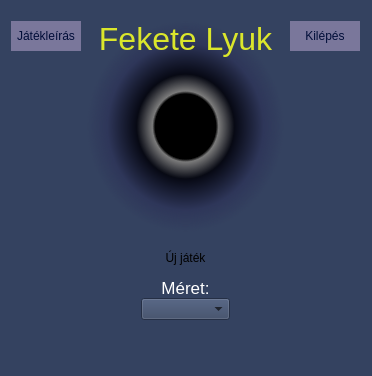
<?xml version="1.0" encoding="UTF-8"?>
<ui version="4.0">
 <class>MainWindow</class>
 <widget class="QWidget" name="MainWindow">
  <property name="geometry">
   <rect>
    <x>0</x>
    <y>0</y>
    <width>372</width>
    <height>376</height>
   </rect>
  </property>
  <property name="minimumSize">
   <size>
    <width>372</width>
    <height>376</height>
   </size>
  </property>
  <property name="maximumSize">
   <size>
    <width>372</width>
    <height>376</height>
   </size>
  </property>
  <property name="windowTitle">
   <string>Feketelyuk - Főmenü</string>
  </property>
  <property name="autoFillBackground">
   <bool>false</bool>
  </property>
  <property name="styleSheet">
   <string notr="true">background-color: rgb(52, 66, 96);</string>
  </property>
  <widget class="QWidget" name="verticalLayoutWidget">
   <property name="geometry">
    <rect>
     <x>0</x>
     <y>10</y>
     <width>371</width>
     <height>361</height>
    </rect>
   </property>
   <layout class="QVBoxLayout" name="MainLayout">
    <item>
     <layout class="QHBoxLayout" name="horizontalLayout" stretch="0,0,0">
      <property name="bottomMargin">
       <number>0</number>
      </property>
      <item alignment="Qt::AlignTop">
       <widget class="QPushButton" name="InfoButton">
        <property name="sizePolicy">
         <sizepolicy hsizetype="Maximum" vsizetype="Fixed">
          <horstretch>0</horstretch>
          <verstretch>0</verstretch>
         </sizepolicy>
        </property>
        <property name="minimumSize">
         <size>
          <width>70</width>
          <height>30</height>
         </size>
        </property>
        <property name="font">
         <font>
          <kerning>true</kerning>
         </font>
        </property>
        <property name="cursor">
         <cursorShape>WhatsThisCursor</cursorShape>
        </property>
        <property name="autoFillBackground">
         <bool>false</bool>
        </property>
        <property name="styleSheet">
         <string notr="true">border: 1px solid rgb(122, 119, 155);
background-color: rgb(122, 119, 155);
color: rgb(0, 13, 56);</string>
        </property>
        <property name="text">
         <string>Játékleírás</string>
        </property>
        <property name="default">
         <bool>false</bool>
        </property>
        <property name="flat">
         <bool>true</bool>
        </property>
       </widget>
      </item>
      <item>
       <widget class="QLabel" name="GameTitle">
        <property name="font">
         <font>
          <family>Liberation Sans</family>
          <pointsize>24</pointsize>
          <weight>9</weight>
          <italic>false</italic>
          <bold>false</bold>
         </font>
        </property>
        <property name="mouseTracking">
         <bool>false</bool>
        </property>
        <property name="acceptDrops">
         <bool>false</bool>
        </property>
        <property name="styleSheet">
         <string notr="true">color: rgb(219, 230, 43);
font: 75 24pt &quot;Liberation Sans&quot;;

background-color:qradialgradient(spread:pad, cx:0.5, cy:0.5, radius:0.5, fx:0.5, fy:0.5, stop:0.309091 rgba(0, 0, 0, 255), stop:0.336364 rgba(122, 122, 122, 255), stop:0.495514 rgba(8, 10, 20, 255), stop:0.504819 rgba(8, 10, 22, 255), stop:0.79 rgba(46, 54, 89, 255), stop:1 rgba(50, 48, 78, 0))</string>
        </property>
        <property name="frameShadow">
         <enum>QFrame::Plain</enum>
        </property>
        <property name="lineWidth">
         <number>1</number>
        </property>
        <property name="text">
         <string>Fekete Lyuk</string>
        </property>
        <property name="textFormat">
         <enum>Qt::AutoText</enum>
        </property>
        <property name="alignment">
         <set>Qt::AlignHCenter|Qt::AlignTop</set>
        </property>
        <property name="wordWrap">
         <bool>false</bool>
        </property>
       </widget>
      </item>
      <item alignment="Qt::AlignTop">
       <widget class="QPushButton" name="quitButton">
        <property name="sizePolicy">
         <sizepolicy hsizetype="Maximum" vsizetype="Fixed">
          <horstretch>0</horstretch>
          <verstretch>0</verstretch>
         </sizepolicy>
        </property>
        <property name="minimumSize">
         <size>
          <width>70</width>
          <height>30</height>
         </size>
        </property>
        <property name="font">
         <font>
          <kerning>true</kerning>
         </font>
        </property>
        <property name="cursor">
         <cursorShape>ArrowCursor</cursorShape>
        </property>
        <property name="autoFillBackground">
         <bool>false</bool>
        </property>
        <property name="styleSheet">
         <string notr="true">border: 1px solid rgb(122, 119, 155);
background-color: rgb(122, 119, 155);
color: rgb(0, 13, 56);</string>
        </property>
        <property name="text">
         <string>Kilépés</string>
        </property>
        <property name="default">
         <bool>false</bool>
        </property>
        <property name="flat">
         <bool>true</bool>
        </property>
       </widget>
      </item>
     </layout>
    </item>
    <item>
     <layout class="QVBoxLayout" name="NewGameLayout">
      <property name="spacing">
       <number>0</number>
      </property>
      <property name="leftMargin">
       <number>130</number>
      </property>
      <property name="rightMargin">
       <number>130</number>
      </property>
      <item>
       <widget class="QPushButton" name="NewGameButton">
        <property name="enabled">
         <bool>true</bool>
        </property>
        <property name="sizePolicy">
         <sizepolicy hsizetype="Minimum" vsizetype="Maximum">
          <horstretch>0</horstretch>
          <verstretch>0</verstretch>
         </sizepolicy>
        </property>
        <property name="minimumSize">
         <size>
          <width>0</width>
          <height>40</height>
         </size>
        </property>
        <property name="autoFillBackground">
         <bool>false</bool>
        </property>
        <property name="styleSheet">
         <string notr="true">#NewGameButton[enabled=true]{
border: 2px solid rgb(36, 33, 108);
background-color: rgb(58, 54, 123);
color:rgb(231, 231, 231)
}

#NewGameButton[enabled=false]{
border: 2px solid rgb(36, 33, 58);
background-color: rgb(58, 54, 73);
color:rgb(131, 131, 131)
}
</string>
        </property>
        <property name="text">
         <string>Új játék</string>
        </property>
        <property name="flat">
         <bool>true</bool>
        </property>
       </widget>
      </item>
      <item>
       <widget class="QLabel" name="NewGameLabel">
        <property name="sizePolicy">
         <sizepolicy hsizetype="Preferred" vsizetype="Maximum">
          <horstretch>0</horstretch>
          <verstretch>0</verstretch>
         </sizepolicy>
        </property>
        <property name="font">
         <font>
          <pointsize>13</pointsize>
          <underline>false</underline>
         </font>
        </property>
        <property name="autoFillBackground">
         <bool>false</bool>
        </property>
        <property name="styleSheet">
         <string notr="true">color: white;</string>
        </property>
        <property name="text">
         <string>Méret:</string>
        </property>
        <property name="alignment">
         <set>Qt::AlignBottom|Qt::AlignHCenter</set>
        </property>
        <property name="margin">
         <number>0</number>
        </property>
       </widget>
      </item>
      <item>
       <widget class="QComboBox" name="SizePicker">
        <property name="palette">
         <palette>
          <active>
           <colorrole role="WindowText">
            <brush brushstyle="SolidPattern">
             <color alpha="255">
              <red>0</red>
              <green>0</green>
              <blue>0</blue>
             </color>
            </brush>
           </colorrole>
           <colorrole role="Button">
            <brush brushstyle="SolidPattern">
             <color alpha="255">
              <red>52</red>
              <green>66</green>
              <blue>96</blue>
             </color>
            </brush>
           </colorrole>
           <colorrole role="Light">
            <brush brushstyle="SolidPattern">
             <color alpha="255">
              <red>255</red>
              <green>255</green>
              <blue>255</blue>
             </color>
            </brush>
           </colorrole>
           <colorrole role="Midlight">
            <brush brushstyle="SolidPattern">
             <color alpha="255">
              <red>233</red>
              <green>233</green>
              <blue>233</blue>
             </color>
            </brush>
           </colorrole>
           <colorrole role="Dark">
            <brush brushstyle="SolidPattern">
             <color alpha="255">
              <red>105</red>
              <green>105</green>
              <blue>105</blue>
             </color>
            </brush>
           </colorrole>
           <colorrole role="Mid">
            <brush brushstyle="SolidPattern">
             <color alpha="255">
              <red>141</red>
              <green>141</green>
              <blue>141</blue>
             </color>
            </brush>
           </colorrole>
           <colorrole role="Text">
            <brush brushstyle="SolidPattern">
             <color alpha="255">
              <red>0</red>
              <green>0</green>
              <blue>0</blue>
             </color>
            </brush>
           </colorrole>
           <colorrole role="BrightText">
            <brush brushstyle="SolidPattern">
             <color alpha="255">
              <red>255</red>
              <green>255</green>
              <blue>255</blue>
             </color>
            </brush>
           </colorrole>
           <colorrole role="ButtonText">
            <brush brushstyle="SolidPattern">
             <color alpha="255">
              <red>0</red>
              <green>0</green>
              <blue>0</blue>
             </color>
            </brush>
           </colorrole>
           <colorrole role="Base">
            <brush brushstyle="SolidPattern">
             <color alpha="255">
              <red>52</red>
              <green>66</green>
              <blue>96</blue>
             </color>
            </brush>
           </colorrole>
           <colorrole role="Window">
            <brush brushstyle="SolidPattern">
             <color alpha="255">
              <red>52</red>
              <green>66</green>
              <blue>96</blue>
             </color>
            </brush>
           </colorrole>
           <colorrole role="Shadow">
            <brush brushstyle="SolidPattern">
             <color alpha="255">
              <red>0</red>
              <green>0</green>
              <blue>0</blue>
             </color>
            </brush>
           </colorrole>
           <colorrole role="AlternateBase">
            <brush brushstyle="SolidPattern">
             <color alpha="255">
              <red>233</red>
              <green>233</green>
              <blue>233</blue>
             </color>
            </brush>
           </colorrole>
           <colorrole role="ToolTipBase">
            <brush brushstyle="SolidPattern">
             <color alpha="255">
              <red>255</red>
              <green>255</green>
              <blue>220</blue>
             </color>
            </brush>
           </colorrole>
           <colorrole role="ToolTipText">
            <brush brushstyle="SolidPattern">
             <color alpha="255">
              <red>0</red>
              <green>0</green>
              <blue>0</blue>
             </color>
            </brush>
           </colorrole>
          </active>
          <inactive>
           <colorrole role="WindowText">
            <brush brushstyle="SolidPattern">
             <color alpha="255">
              <red>0</red>
              <green>0</green>
              <blue>0</blue>
             </color>
            </brush>
           </colorrole>
           <colorrole role="Button">
            <brush brushstyle="SolidPattern">
             <color alpha="255">
              <red>52</red>
              <green>66</green>
              <blue>96</blue>
             </color>
            </brush>
           </colorrole>
           <colorrole role="Light">
            <brush brushstyle="SolidPattern">
             <color alpha="255">
              <red>255</red>
              <green>255</green>
              <blue>255</blue>
             </color>
            </brush>
           </colorrole>
           <colorrole role="Midlight">
            <brush brushstyle="SolidPattern">
             <color alpha="255">
              <red>233</red>
              <green>233</green>
              <blue>233</blue>
             </color>
            </brush>
           </colorrole>
           <colorrole role="Dark">
            <brush brushstyle="SolidPattern">
             <color alpha="255">
              <red>105</red>
              <green>105</green>
              <blue>105</blue>
             </color>
            </brush>
           </colorrole>
           <colorrole role="Mid">
            <brush brushstyle="SolidPattern">
             <color alpha="255">
              <red>141</red>
              <green>141</green>
              <blue>141</blue>
             </color>
            </brush>
           </colorrole>
           <colorrole role="Text">
            <brush brushstyle="SolidPattern">
             <color alpha="255">
              <red>0</red>
              <green>0</green>
              <blue>0</blue>
             </color>
            </brush>
           </colorrole>
           <colorrole role="BrightText">
            <brush brushstyle="SolidPattern">
             <color alpha="255">
              <red>255</red>
              <green>255</green>
              <blue>255</blue>
             </color>
            </brush>
           </colorrole>
           <colorrole role="ButtonText">
            <brush brushstyle="SolidPattern">
             <color alpha="255">
              <red>0</red>
              <green>0</green>
              <blue>0</blue>
             </color>
            </brush>
           </colorrole>
           <colorrole role="Base">
            <brush brushstyle="SolidPattern">
             <color alpha="255">
              <red>52</red>
              <green>66</green>
              <blue>96</blue>
             </color>
            </brush>
           </colorrole>
           <colorrole role="Window">
            <brush brushstyle="SolidPattern">
             <color alpha="255">
              <red>52</red>
              <green>66</green>
              <blue>96</blue>
             </color>
            </brush>
           </colorrole>
           <colorrole role="Shadow">
            <brush brushstyle="SolidPattern">
             <color alpha="255">
              <red>0</red>
              <green>0</green>
              <blue>0</blue>
             </color>
            </brush>
           </colorrole>
           <colorrole role="AlternateBase">
            <brush brushstyle="SolidPattern">
             <color alpha="255">
              <red>233</red>
              <green>233</green>
              <blue>233</blue>
             </color>
            </brush>
           </colorrole>
           <colorrole role="ToolTipBase">
            <brush brushstyle="SolidPattern">
             <color alpha="255">
              <red>255</red>
              <green>255</green>
              <blue>220</blue>
             </color>
            </brush>
           </colorrole>
           <colorrole role="ToolTipText">
            <brush brushstyle="SolidPattern">
             <color alpha="255">
              <red>0</red>
              <green>0</green>
              <blue>0</blue>
             </color>
            </brush>
           </colorrole>
          </inactive>
          <disabled>
           <colorrole role="WindowText">
            <brush brushstyle="SolidPattern">
             <color alpha="255">
              <red>105</red>
              <green>105</green>
              <blue>105</blue>
             </color>
            </brush>
           </colorrole>
           <colorrole role="Button">
            <brush brushstyle="SolidPattern">
             <color alpha="255">
              <red>52</red>
              <green>66</green>
              <blue>96</blue>
             </color>
            </brush>
           </colorrole>
           <colorrole role="Light">
            <brush brushstyle="SolidPattern">
             <color alpha="255">
              <red>255</red>
              <green>255</green>
              <blue>255</blue>
             </color>
            </brush>
           </colorrole>
           <colorrole role="Midlight">
            <brush brushstyle="SolidPattern">
             <color alpha="255">
              <red>233</red>
              <green>233</green>
              <blue>233</blue>
             </color>
            </brush>
           </colorrole>
           <colorrole role="Dark">
            <brush brushstyle="SolidPattern">
             <color alpha="255">
              <red>105</red>
              <green>105</green>
              <blue>105</blue>
             </color>
            </brush>
           </colorrole>
           <colorrole role="Mid">
            <brush brushstyle="SolidPattern">
             <color alpha="255">
              <red>141</red>
              <green>141</green>
              <blue>141</blue>
             </color>
            </brush>
           </colorrole>
           <colorrole role="Text">
            <brush brushstyle="SolidPattern">
             <color alpha="255">
              <red>105</red>
              <green>105</green>
              <blue>105</blue>
             </color>
            </brush>
           </colorrole>
           <colorrole role="BrightText">
            <brush brushstyle="SolidPattern">
             <color alpha="255">
              <red>255</red>
              <green>255</green>
              <blue>255</blue>
             </color>
            </brush>
           </colorrole>
           <colorrole role="ButtonText">
            <brush brushstyle="SolidPattern">
             <color alpha="255">
              <red>105</red>
              <green>105</green>
              <blue>105</blue>
             </color>
            </brush>
           </colorrole>
           <colorrole role="Base">
            <brush brushstyle="SolidPattern">
             <color alpha="255">
              <red>52</red>
              <green>66</green>
              <blue>96</blue>
             </color>
            </brush>
           </colorrole>
           <colorrole role="Window">
            <brush brushstyle="SolidPattern">
             <color alpha="255">
              <red>52</red>
              <green>66</green>
              <blue>96</blue>
             </color>
            </brush>
           </colorrole>
           <colorrole role="Shadow">
            <brush brushstyle="SolidPattern">
             <color alpha="255">
              <red>0</red>
              <green>0</green>
              <blue>0</blue>
             </color>
            </brush>
           </colorrole>
           <colorrole role="AlternateBase">
            <brush brushstyle="SolidPattern">
             <color alpha="255">
              <red>211</red>
              <green>211</green>
              <blue>211</blue>
             </color>
            </brush>
           </colorrole>
           <colorrole role="ToolTipBase">
            <brush brushstyle="SolidPattern">
             <color alpha="255">
              <red>255</red>
              <green>255</green>
              <blue>220</blue>
             </color>
            </brush>
           </colorrole>
           <colorrole role="ToolTipText">
            <brush brushstyle="SolidPattern">
             <color alpha="255">
              <red>0</red>
              <green>0</green>
              <blue>0</blue>
             </color>
            </brush>
           </colorrole>
          </disabled>
         </palette>
        </property>
        <property name="editable">
         <bool>false</bool>
        </property>
        <property name="currentText">
         <string/>
        </property>
        <property name="currentIndex">
         <number>-1</number>
        </property>
        <property name="maxVisibleItems">
         <number>3</number>
        </property>
        <property name="maxCount">
         <number>3</number>
        </property>
        <property name="minimumContentsLength">
         <number>3</number>
        </property>
       </widget>
      </item>
      <item>
       <spacer name="verticalSpacer_2">
        <property name="orientation">
         <enum>Qt::Vertical</enum>
        </property>
        <property name="sizeType">
         <enum>QSizePolicy::Fixed</enum>
        </property>
        <property name="sizeHint" stdset="0">
         <size>
          <width>20</width>
          <height>40</height>
         </size>
        </property>
       </spacer>
      </item>
     </layout>
    </item>
   </layout>
  </widget>
 </widget>
 <layoutdefault spacing="6" margin="11"/>
 <resources/>
 <connections/>
</ui>
